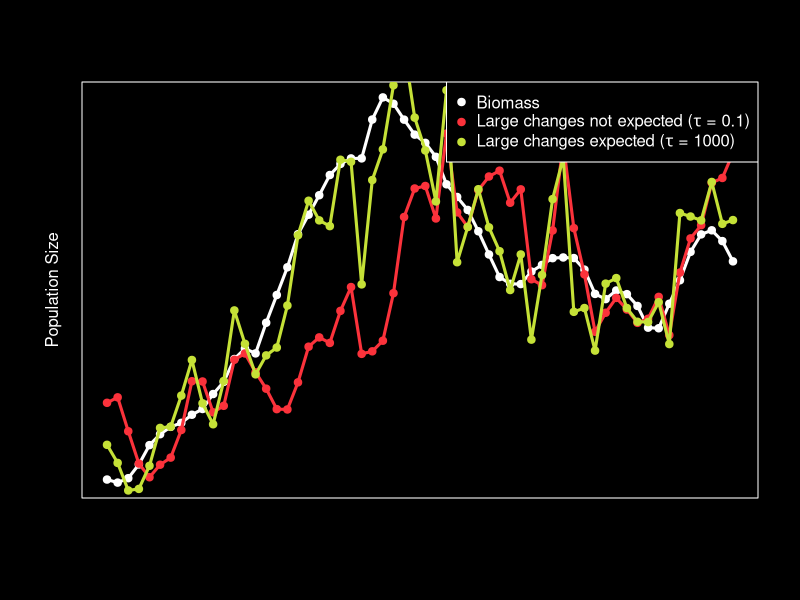

Generate this figure with R:
tau0 <-  0.1
sigma0 <- 0.2
tau1 <- (1/tau0^2+1/sigma0^2)^(-0.5)


amp <- 100
freq <- 15
# get a new random seed
rm(.Random.seed)

seed.index <- runif(1,1,100)
set.seed(seed.index)
timelist <- seq(1,60)
#B <- amp + amp/1.3 * sin(pi*timelist/freq)
B <- c(247728.6, 243145.9, 249756.3, 270354.6, 299320.8, 315663.6, 
       326716.2, 332712.2, 344883.1, 353495.8, 375949.5, 394098.1, 428431, 
       444125.4, 436833.9, 482789.8, 524401.2, 565965.3, 615554.8, 644774.2, 
       673944.3, 704280.4, 720881.7, 729185.4, 729201.7, 787458.8, 820629.6, 
       811141.4, 787299.2, 764825.5, 752510.2, 731537.9, 690350.8, 671351.9, 
       651918.2, 619961.5, 585162.9, 551323.8, 541180, 540778.3, 559508.9, 
       569509.9, 579629.6, 580662.4, 579789.7, 562445.6, 526011.4, 518258, 
       531159.7, 525685.4, 507961, 475416.6, 474533.3, 511293.3, 546476.8, 
       589062.1, 615273, 621396.5, 605216.1, 574825.6, 571952.5, 574753.7, 
       581205.3, 592003.9, 631733.3, 657159.7, 652735.8, 675975.8, 687891.6, 
       677807.6, 641046.1, 585274.8, 525519.2, 479589.5, 460408.3, 465499.1, 
       471731.3, 479816.2, 476590.2, 461649.8, 458247.4, 444747, 463652.2, 
       486741.3, 512796.1, 521745.9, 515376.8, 488594.1, 457759.5, 435229.8, 
       423622.6, 408471.6, 387875.4, 365308, 364256.1, 357080.6, 349669.6, 
       372125.1, 399010.3, 405034.5, 397760.3)[1:60]
y <- rep(NA, length(timelist))
E <- rep (NA, length(timelist))
E[1]<-B[1]*exp(rnorm(1,0, sigma0))

for (t in 2:length(timelist)) {
  y[t] <- log (B[t]/E[t-1])
  mu1.tmp <- y[t]*(1-sigma0^2/(tau0^2+sigma0^2))
  E[t] <- E[t-1] * exp(rnorm(1,mu1.tmp,tau1))
}

setwd('/Users/mcsiple/Dropbox/Chapter4-HarvestControlRules/Figures')
plotfilename <- "DelayedDetection_blackbkd.pdf"
pdf(file = plotfilename, height = 7, width = 10,useDingbats = FALSE)
par(mfrow=c(1,1))
lotau.col <- "#FB323B" # blues: "#0F2B5F" #"red" #539E59" 
hitau.col <-  "#C5E137" # blues: "#8EC1E7" #"orange" #BBD961" # light green
par(bg = 'black', fg = 'white') # set background to black, foreground white
plot(timelist,B, type = "l", lwd = 3, col = "white", xlab = "", ylab = " ",ylim=range(c(B,E)), axes = F)
box() #make col="black" for plotting in paper (or other white bkd) 
mtext(side = 2, text = "Population Size", line = 1)
points(timelist, B, pch=21, bg = "white") #change bg="black" if paper
lines(timelist, E, lwd = 3, col = lotau.col)
points(timelist, E, pch=21, bg = lotau.col, col=lotau.col)


tau0 <-  100
sigma0 <- 0.1
tau1 <- (1/tau0^2+1/sigma0^2)^(-0.5)


set.seed(seed.index)
y <- rep(NA, length(timelist))
E <- rep (NA, length(timelist))
E[1]<-B[1]*exp(rnorm(1,0, sigma0))

for (t in 2:length(timelist)) {
  y[t] <- log (B[t]/E[t-1])
  mu1.tmp <- y[t]*(1-sigma0^2/(tau0^2+sigma0^2))
  E[t] <- E[t-1] * exp(rnorm(1,mu1.tmp,tau1))
}

lines(timelist, E, lwd = 3, col = hitau.col)
points(timelist, E, pch=21, bg = hitau.col,col = hitau.col)

legend('topright',pch=rep(21,times=3),pt.bg=c('white',lotau.col,hitau.col), # put 'black' here for paper
       col=c('white',lotau.col,hitau.col),
       legend=c("Biomass",
                expression(paste("Large changes not expected (",tau," = 0.1",")",sep="")),
                expression(paste("Large changes expected (",tau," = 1000",")",sep=""))))

dev.off()
#system2("open",args=c("-a Skim.app",plotfilename))
